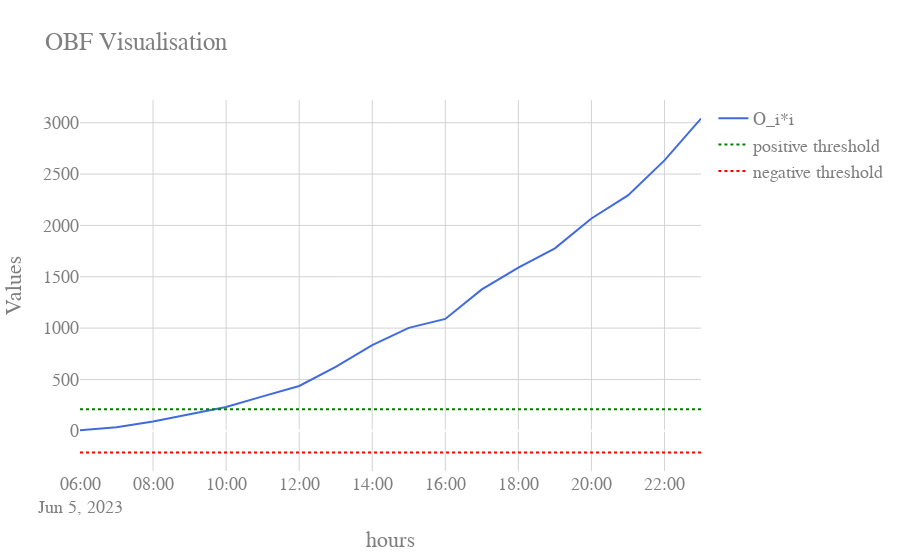

Notebook source saved alongside this figure:
### Code cell
OBF_tester.visualize(results)
